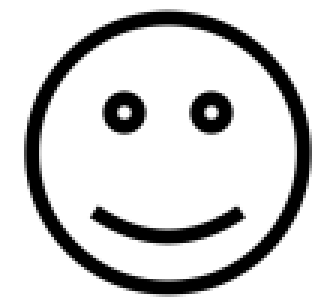
#> input picture images/smile.png, 111 x 101 px (shown 3 times larger)
$ python 2d_transformations.py
#> lines starting #> are read from the running program, lines starting #| are printed output that depends on the picture
#> further down, img is the input picture: shape (101, 111); min 0, max 255, mean 211.5
'''
# Copyright 2021. Dongwon Kim All rights reserved.
#
# File name : 2d_transformations.py
#
# Written by Dongwon Kim
#
# CV assignment2
#   2D transformation: move, rotate, flip, scale
#
# Modificatoin history
#   written by Dongwon Kim on Nov 25, 2021
#
# OpenCV version: 4.5.3
# using virtual environment with Anaconda
'''

# TODO: change keyboards for uppercase
import cv2
import numpy as np
import math

SMILE_PATH = "../images/smile.png"
PLANE_WIDTH = 801
PLANE_HEIGHT = 801
ORIX = 400
ORIY = 400


def get_transformed_image(img, M):
    new_img = np.full([PLANE_WIDTH, PLANE_HEIGHT], 255)

    height = img.shape[0]
#> height = 101
    width = img.shape[1]
#> width = 111
    cen_x = width // 2
#> cen_x = 55
    cen_y = height // 2
#> cen_y = 50
    dx = cen_x * M[0, 0] + cen_y * M[0, 1]
#> dx = 55
    dy = cen_x * M[1, 0] + cen_y * M[1, 1]
#> dy = 50

    dx = 400 - dx
#> dx = 345
    dy = 400 - dy
#> dy = 350

    for i in range(height):
        for j in range(width):
            x = j * M[0, 0] + i * M[0, 1] + M[0, 2]
            x = round(x + dx)
            y = j * M[1, 0] + i * M[1, 1] + M[1, 2]
            y = round(y + dy)
            if(0 < x < PLANE_WIDTH) and (0 < y < PLANE_HEIGHT):
                new_img[y][x] = img[i][j]
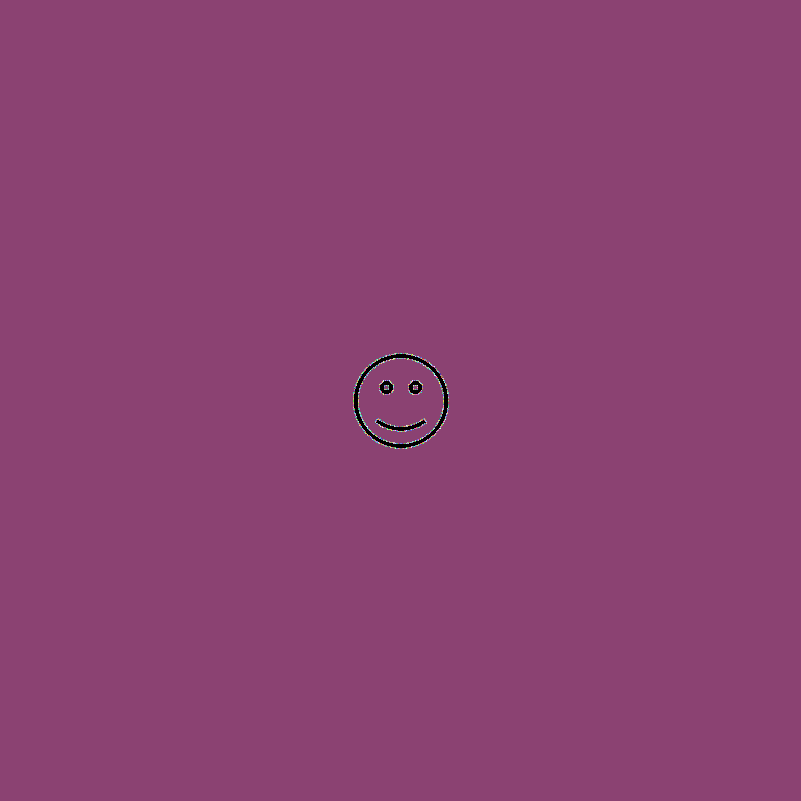
#> new_img: shape (801, 801) int64; 243 distinct labels, from 0 to 255; one colour per label, 0 black

    return new_img


def draw_arraw(img):
    new_img = img.copy()
#> (the run stopped early here; a loop or call above may not have finished)
